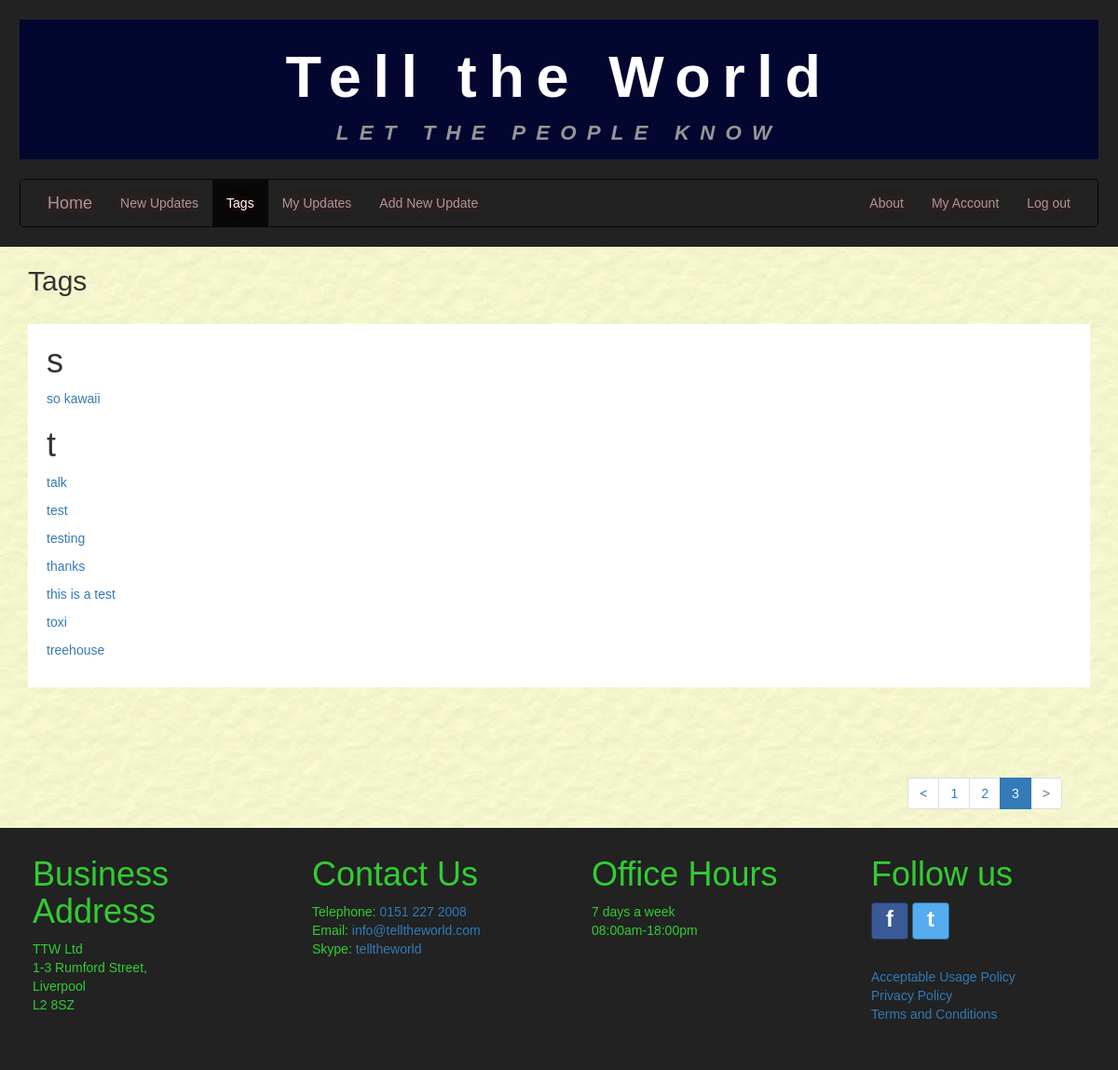
The app's page /tags/?page=3 (signed in), older data.
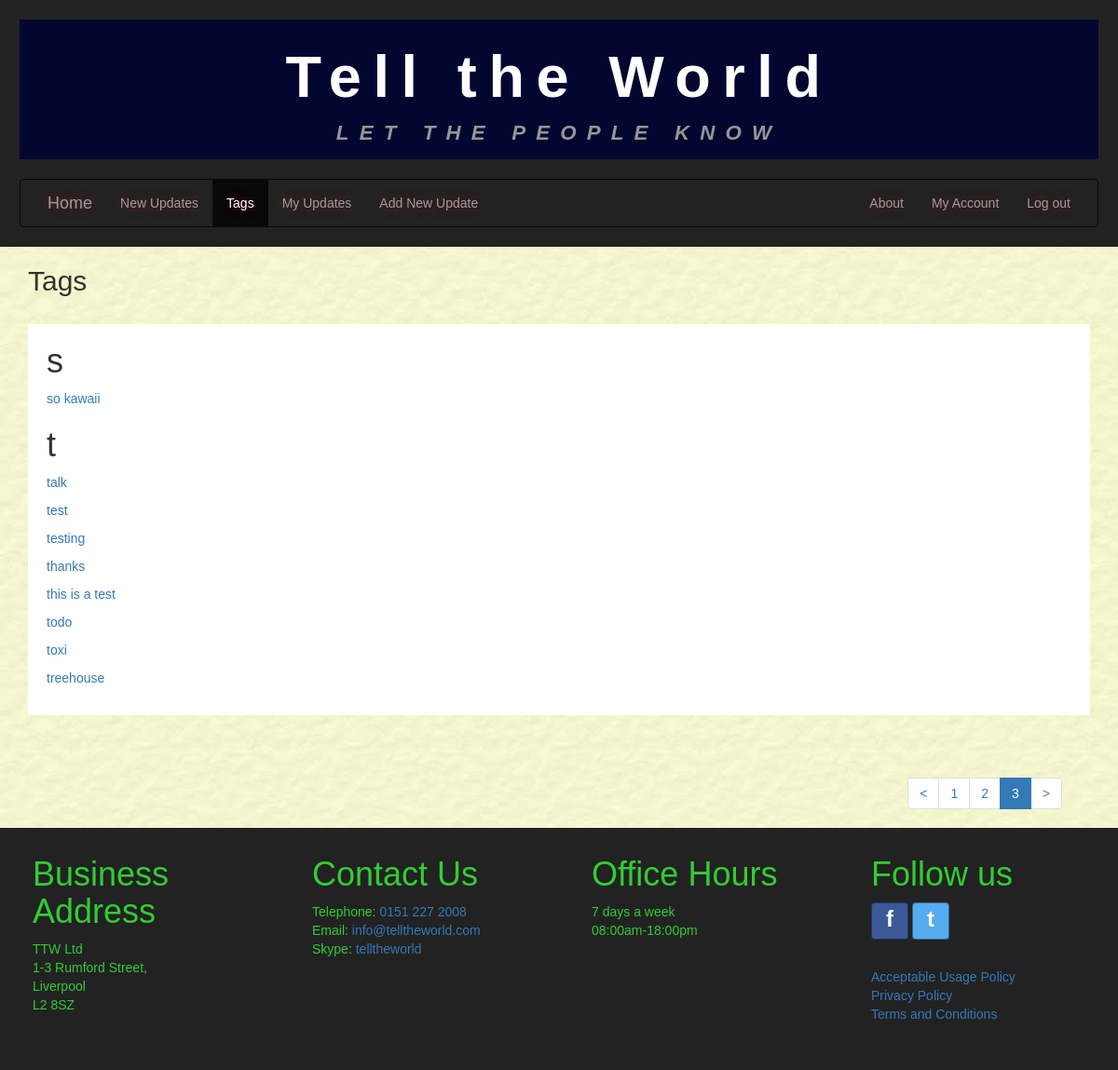
The same page, newer data.
### tellings/models.py (models this page shows, shortened)
class Tag(models.Model):
    tagID = models.AutoField(primary_key=True, db_column='tagID')
    tagName = models.CharField(max_length=15)
    @property
    def first_char(self):
        return self.tagName[0]
    class Meta:
        ordering = ['tagName']
        verbose_name = "Tag"
        verbose_name_plural = "Tags"

### tellings/views.py (the view)
# urls.py: path('tags/', TagListView.as_view(), name='tags'),
class TagListView(LoginRequiredMixin, generic.ListView):
    model = Tag
    paginate_by = 20
    http_method_names = ['get', 'post']

### tellings/templatetags/my_tags.py (called while the page is built)
@register.simple_tag(takes_context=True)
def param_replace(context, **kwargs):
    d = context['request'].GET.copy()
    for k, v in kwargs.items():
        d[k] = v
    for k in [k for k, v in d.items() if not v]:
        del d[k]
    return d.urlencode()

### tellings/templates/tellings/tag_list.html (shortened to what this page needs)
{% extends 'tellings/base.html' %}
{% block content %}
  <div class="container-fluid main-content">
    <div class="container allUserUpdates" id="userUpdates">
      <h2>Tags</h2>
      <div class="row white-inner-container">
        {% if tag_list %}
          {% regroup tag_list by first_char as first_char_list %}
          {% for sort_by_first_char in first_char_list %}
            <h1>{{ sort_by_first_char.grouper }}</h1>
              {% for item in sort_by_first_char.list %}
                <p>
                  <a href="{% url 'tellings:newupdates' %}?tagName={{ item.tagName }}" name="{{ item.tagName }}">{{ item.tagName }}</a>
                </p>
              {% endfor %}
           {% endfor %}
        {% else %}
          <p>No results found.</p>
        {% endif %}
      </div>
    </div>
  </div>
{% endblock %}

### tellings/templates/tellings/base.html (shortened to what this page needs)
<!DOCTYPE html>
<html lang="en">
<head>
{% load static %}
  <link rel="stylesheet" href="{% static 'tellings/css/bootstrap.min.css' %}">
  <link rel="stylesheet" href="{% static 'tellings/css/bootstrap-tagsinput.css' %}">
  <link rel="stylesheet" href="{% static 'tellings/css/style.css' %}">
</head>
<body>
    <header class="header">
      <div id="title" class="jumbotron jumbotron-fluid">
        <h1>Tell the World</h1>
        <p>LET THE PEOPLE KNOW</p>
      </div>
      <nav class="navbar navbar-inverse">
        {% include "tellings/includes/navbar.html" %}
      </nav>
    </header>
    {% block content %}{% endblock %}
    {% block pagination %}
      {% if is_paginated %}
      {% load my_tags %}
      <div id="paginationDiv">
        <ul class="pagination pull-right">
          {% if page_obj.has_previous %}
            <li><a href="?{% param_replace page=page_obj.previous_page_number %}">&#60;</a></li>
          {% else %}
            <li class="disabled"><span>&#60;</span></li>
          {% endif %}
          {% for i in paginator.page_range %}
            {% if i <= page_obj.number|add:2 and i >= page_obj.number|add:-2 %}
              {% if page_obj.number == i %}
                <li class="active"><span>{{ i }} <span class="sr-only">(current)</span></span></li>
              {% else %}
                <li><a href="?{% param_replace page=i %}">{{ i }}</a></li>
              {% endif %}
            {% endif %}
          {% endfor %}
          {% if page_obj.has_next %}
            <li><a href="?{% param_replace page=page_obj.next_page_number %}">&#62;</a></li>
          {% else %}
            <li class="disabled"><span>&#62;</span></li>
          {% endif %}
        </ul>
      </div>
      {% endif %}
    {% endblock %}
    <footer class="footer footerDivs">
      {% include "tellings/includes/footerContents.html" %}
    </footer>
</body>
</html>

### tellings/templates/tellings/includes/navbar.html (shortened to what this page needs)
  <div class="navbar-header">
    <a class="navbar-brand" href="{% url 'tellings:index' %}">Home</a>
  </div>
  <div class="collapse navbar-collapse" id="navbar-collapse-1">
    <ul class="nav navbar-nav">
      {% if user.is_authenticated %}
        <li class="nav-item">
          <a class="nav-link" href="{% url 'tellings:newupdates' %}">New Updates</a>
        </li>
        <li class="nav-item">
          <a class="nav-link" href="{% url 'tellings:tags' %}">Tags</a>
        </li>
        <li class="nav-item">
          <a class="nav-link" href="{% url 'tellings:myupdates' %}">My Updates</a>
        </li>
        <li class="nav-item">
          <a class="nav-link" id="addUpdateBtn" href="javascript:void(0);">Add New Update</a>
        </li>
      {% endif %}
    </ul>
    <ul class="nav navbar-nav navbar-right">
      <li class="dropdown">
        <a class="dropdown-toggle" data-toggle="dropdown" href="#">About</a>
      {% if user.is_authenticated %}
        <li class="dropdown">
          <a class="dropdown-toggle" data-toggle="dropdown" href="#">My Account</a>
        </li>
        <li class="nav-item">
            <a href="{% url 'logout' %}" onclick="return $.confirm_logout();">Log out</a>
        </li>
      {% endif %}
    </ul>
</div>

### tellings/templates/tellings/includes/footerContents.html (shortened to what this page needs)
  <div class="col-sm-3 footerDivs">
    <h1>Business Address</h1>
    <p>TTW Ltd<br />1-3 Rumford Street,<br /> Liverpool <br />L2 8SZ</p>
  </div>
  <div class="col-sm-3 footerDivs">
    <h1>Contact Us</h1>
    <p>Telephone: <a href="tel:01512272008">0151 227 2008</a><br />
       Email: <a href="mailto:info@telltheworld.com?Subject=Website%20contact" target="_top">info@telltheworld.com</a><br />
       Skype: <a href="skype:telltheworld?call">telltheworld</a>
	</p>
  </div>
  <div class="col-sm-3 footerDivs">
    <h1>Office Hours</h1>
    <p>7 days a week<br />08:00am-18:00pm</p>
  </div>
  <div class="col-sm-3 footerDivs">
    <h1>Follow us</h1>
    <p>
      <a class="btn btn-icon btn-facebook" href="https://www.facebook.com/westernapproachesHQ/">f</a>
      <a class="btn btn-icon btn-twitter" href="https://twitter.com/WestApproaches">t</a>
    </p>  <br />
    <p>
      <a href="{% url 'tellings:acceptableusage' %}">Acceptable Usage Policy</a><br />
      <a href="{% url 'tellings:privacypolicy' %}">Privacy Policy</a><br />
      <a href="{% url 'tellings:termsandconditions' %}">Terms and Conditions</a>
    </p>
  </div>

### tellings/static/tellings/css/style.css (style rules this page uses)
* { font-family: Arial, Helvetica, sans-serif; margin: 0; padding: 0; color: #333; }
body { background-image: url('../imgs/bgimage.jpg'); }
.header { background-color: #222222; padding: 1.5em; }
.jumbotron { padding-top: 0em; padding-bottom: 0.4em; text-align: center; margin-bottom: 1.5em; background-color: #03062F; }
.jumbotron h1 { letter-spacing: .2em; line-height: normal; color: white; font-family: Verdana, Geneva, Tahoma, sans-serif; padding-top: .4em; padding-bottom: .15em; }
.jumbotron p { letter-spacing: .5em; font-size: calc(14px + (26 - 14) * ((100vw - 300px) / (1600 - 300))); line-height: calc(1.3em + (1.5 - 1.2) * ((100vw - 300px)/(1600 - 300))); color: rgb(150, 150, 150); font-weight: bold; font-style: italic; padding: 0em; padding-bottom: .4em; margin-bottom: 0em; }
#title h1 { font-family: Arial, Helvetica, sans-serif; font-weight: bold; margin: 0em; }
.navbar { padding-left: 1em; padding-right: 1em; margin: 0em; margin-bottom: 0em; text-shadow: 0em 0em 11px rgba(232,0,0,0.5); }
.container-fluid { margin: 0em; padding-left: 0px; padding-right: 0px; }
.main-content { min-height: 550px; }
.row { margin: 0em; }
.footer { margin: 0em; overflow-y: auto; position: relative; clear: both; margin: 0em; }
.footer h1 { padding-top: 10px; padding-left: 20px; }
.footer p { color: #32CD32; padding-left: 20px; }
.footerDivs { color:#32CD32; padding-bottom: 20px; background-color:#222222; margin:0; }
.white-inner-container { margin-top: 30px; margin-bottom: 30px; padding: 20px; padding-top: 0em; background-color: #FFF; }
#paginationDiv { padding-left: 30px; padding-right: 60px; }
.btn-icon { position: relative; padding: 0em; color: #FFF; padding: 0em; height: 40px; width: 40px; font-size: 24px; font-weight: bold; }
.btn-facebook { background-color:#3B5997; border-color:rgba(0,0,0,0.4); }
.btn-twitter { background-color:#55ACEF; border-color:rgba(0,0,0,0.4); }

Row changes from the older to the newer data that the page shows:
added Tag: tagName "todo", shown under "t"
